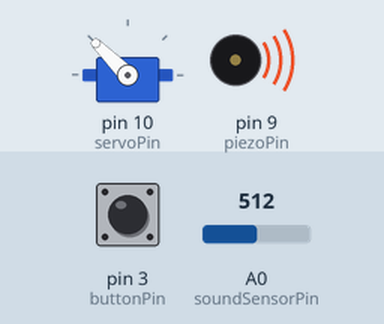
A sketch run on a simulated Arduino Uno, built with avr-gcc and run on an emulated ATmega328P. Shown: servo, buzzer (waves = sounding). The test bench sets the inputs (shaded band); at power-on: pin 3 (buttonPin) HIGH, A0 (soundSensorPin) = 512. What the sketch prints to the serial monitor is not drawn.

Above: at 1.03 s.
1.4 s: pin 3 (buttonPin) pulled LOW for 3.2 s
At 3.2 s:
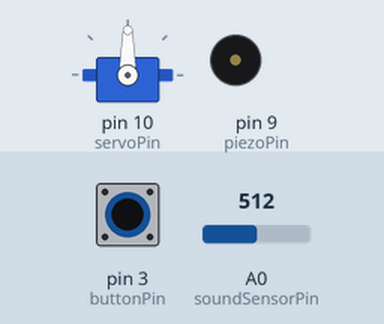
At 11.3 s:
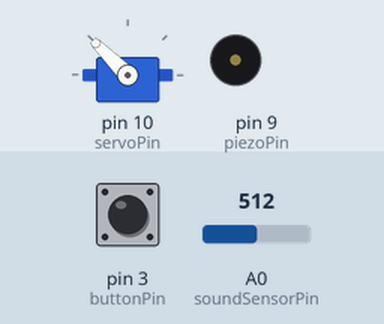
Timing chart, 0 to 12.1 s (numbered marks = the images above; inputs shaded):
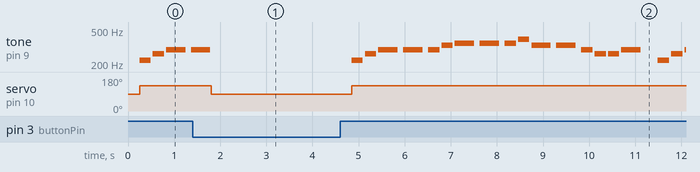

The sketch:

robot-show.ino
```cpp
/*
 * robot-show.ino
 * Sean Cajigal & Sidd Menon 2026
 */

// Pin Assignments
const int buttonPin = 3;
const int piezoPin = 9;
const int soundSensorPin = A0;
const int servoPin = 10;

// For servo control
#include <Servo.h>
Servo myServo;

// Flags
bool waitingForButton = true;
bool waitingForSound = false;
bool isRunning = false;

// Timer variables
unsigned long startTime;
const unsigned long runDuration = 60000; // 2 minutes

void setup() {
  pinMode(buttonPin, INPUT);
  pinMode(piezoPin, OUTPUT);
  pinMode(soundSensorPin, INPUT);

  myServo.attach(servoPin);
  myServo.write(90); // Ensure servo is stopped at start

  // Initialize serial communication for debugging output
  Serial.begin(9600);
  Serial.println("\n--- Arduino Uno Melody Player ---");

  // Set the buzzer pin as an output.
  pinMode(piezoPin, OUTPUT);
}

// check if done, which is one of the following conditions
// (1) boat has run for 2 minutes
// (2) button pressed early
void checkIfDone() {
  if (isRunning) {
    if (millis() - startTime >= runDuration || digitalRead(buttonPin) == LOW) {
      stopRobot();
      waitingForButton = true; // Reset so you can press the button again
    }
  }
}

void loop() {
  // STEP 1: Wait for the physical button press
  if (waitingForButton) {
    if (digitalRead(buttonPin) == HIGH) { // Button pressed pulls pin to GND
      delay(50); // Simple debounce
      playPulse();
      waitingForButton = false;
      waitingForSound = true;
    }
  }

  // STEP 2: Wait for the sound sensor to hear the piezo
  if (waitingForSound) {
    if (analogRead(soundSensorPin) > 400) {
      activateRobot();
      waitingForSound = false;
    }
  }

  // STEP 3: Handle the 2-minute timer
  checkIfDone();
}

// piezo speaker beep sound
void playPulse() {
  digitalWrite(piezoPin, HIGH);
  delay(200);
  digitalWrite(piezoPin, LOW);
}

// records start time in milliseconds, begins motor and melody
void activateRobot() {
  isRunning = true;
  startTime = millis();
  myServo.write(135); // Rotate clockwise
  playMelody();
}

void stopRobot() {
  isRunning = false;
  myServo.write(90); // Stop
}

// The following code was written by Vihanga Nethmaka.
// The melody playing alongside the boat animation would not be possible without him.
// * Some code has been modified to be able to work synchronously with the boat code above.

// Uno_Melody_Player.ino
// ----------------------------------------------------------------------
// Plays the melody data using the standard Arduino tone() function.
// Designed for Arduino Uno R3, which requires careful memory management.
// ----------------------------------------------------------------------

// *** IMPORTANT WARNING FOR ARDUINO UNO R3 ***
// The Uno has limited Flash (32KB) and RAM (2KB). If your MIDI file
// is very long or complex, the generated C array may exceed the Uno's
// storage capacity, resulting in compilation errors or unexpected behavior.
// If this happens, try a shorter MIDI file or switch to an ESP32 or Mega board.
// ***

// Required for the PROGMEM functions (accessing data from Flash memory)
#include <avr/pgmspace.h>

// Includes the generated data files
#include "pitches.h"
#include "melody_data.h"

// --- Melody Play Function ---
void playMelody() {
  // Iterate through the notes in the melody_data array.
  for (int thisNote = 0; thisNote < melody_length; thisNote++) {

    // Read pitch and duration from Flash memory (PROGMEM).
    // This is crucial for the Uno to save valuable RAM.
    int pitch = pgm_read_word_near(melody + thisNote);
    int noteDuration = pgm_read_word_near(durations + thisNote);

    // Check if the pitch is a rest (REST is defined as 0 in pitches.h).
    if (pitch != REST) {
      // Plays a tone at the specified pitch for the noteDuration time.
      tone(piezoPin, pitch, noteDuration);
    } else {
      // Stop the tone for a REST.
      noTone(piezoPin);
    }

    // Pause for the exact duration of the note/rest.
    delay(noteDuration);

    // Stop the tone explicitly to ensure a clean break before the next note/pause.
    noTone(piezoPin);

    // Pause for a small interval before the next note starts.
    // This pause provides a necessary staccato effect.
    #ifdef PAUSE_BETWEEN_NOTES_MS
      delay(PAUSE_BETWEEN_NOTES_MS);
    #else
      delay(20); // Default pause if macro not found (20ms)
    #endif

    // This code below was added in by Sean Cajigal and not part of
    // Vihanga Nethmaka's original code. This code is needed for
    // checking if done (another is needed beyond the one in the
    // loop because playMelody doesn't run asynchronously due to
    // Arduino Uno's being single-cored)
    checkIfDone();
    if (isRunning == false) {
      break;
    }
  }
}
```

melody_data.h
```cpp
/*************************************************
 * GENERATED FROM: pirate.mid
 * DO NOT EDIT THIS FILE MANUALLY
 *
 * This file contains the C-arrays for the melody pitch and duration.
 * It is designed for use with the Arduino tone() function or ESP32 LEDC.
 * The pitches (e.g., NOTE_C4) are defined in 'pitches.h'.
 *************************************************/
#pragma once
#include "pitches.h"

// The notes array (pitch macro names from pitches.h)
// PROGMEM is used to store the data in Flash memory on Uno/Nano.
const int melody[] PROGMEM = {

 NOTE_A3,
 REST,
 NOTE_C4,
 REST,
 NOTE_D4,
 REST,
 NOTE_D4,
 REST,
 NOTE_D4,
 REST,
 NOTE_E4,
 REST,
 NOTE_F4,
 REST,
 NOTE_F4,
 REST,
 NOTE_F4,
 REST,
 NOTE_G4,
 REST,
 NOTE_E4,
 REST,
 NOTE_E4,
 REST,
 NOTE_D4,
 REST,
 NOTE_C4,
 REST,
 NOTE_C4,
 REST,
 NOTE_D4,
 REST,
 NOTE_A3,
 REST,
 NOTE_C4,
 REST,
 NOTE_D4,
 REST,
 NOTE_D4,
 REST,
 NOTE_D4,
 REST,
 NOTE_E4,
 REST,
 NOTE_F4,
 REST,
 NOTE_F4,
 REST,
 NOTE_F4,
 REST,
 NOTE_G4,
 REST,
 NOTE_E4,
 REST,
 NOTE_E4,
 REST,
 NOTE_D4,
 REST,
 NOTE_C4,
 REST,
 NOTE_D4,
 REST,
 NOTE_A3,
 REST,
 NOTE_C4,
 REST,
 NOTE_D4,
 REST,
 NOTE_D4,
 REST,
 NOTE_D4,
 REST,
 NOTE_F4,
 REST,
 NOTE_G4,
 REST,
 NOTE_G4,
 REST,
 NOTE_G4,
 REST,
 NOTE_A4,
 REST,
 NOTE_AS4,
 REST,
 NOTE_AS4,
 REST,
 NOTE_A4,
 REST,
 NOTE_G4,
 REST,
 NOTE_A4,
 REST,
 NOTE_D4,
 REST,
 NOTE_D4,
 REST,
 NOTE_E4,
 REST,
 NOTE_F4,
 REST,
 NOTE_F4,
 REST,
 NOTE_G4,
 REST,
 NOTE_A4,
 REST,
 NOTE_D4,
 REST,
 NOTE_D4,
 REST,
 NOTE_F4,
 REST,
 NOTE_E4,
 REST,
 NOTE_E4,
 REST,
 NOTE_F4,
 REST,
 NOTE_D4,
 REST,
 NOTE_E4,
 REST,
 NOTE_A4,
 REST,
 NOTE_C5,
 REST,
 NOTE_D5,
 REST,
 NOTE_D5,
 REST,
 NOTE_D5,
 REST,
 NOTE_E5,
 REST,
 NOTE_F5,
 REST,
 NOTE_F5,
 REST,
 NOTE_F5,
 REST,
 NOTE_G5,
 REST,
 NOTE_E5,
 REST,
 NOTE_E5,
 REST,
 NOTE_D5,
 REST,
 NOTE_C5,
 REST,
 NOTE_C5,
 REST,
 NOTE_D5,
 REST,
 NOTE_A4,
 REST,
 NOTE_C5,
 REST,
 NOTE_D5,
 REST,
 NOTE_D5,
 REST,
 NOTE_D5,
 REST,
 NOTE_E5,
 REST,
 NOTE_F5,
 REST,
 NOTE_F5,
 REST,
 NOTE_F5,
 REST,
 NOTE_G5,
 REST,
 NOTE_E5,
 REST,
 NOTE_E5,
 REST,
 NOTE_D5,
 REST,
 NOTE_C5,
 REST,
 NOTE_D5,
 REST,
 NOTE_A4,
 REST,
 NOTE_C5,
 REST,
 NOTE_D5,
 REST,
 NOTE_D5,
 REST,
 NOTE_D5,
 REST,
 NOTE_F5,
 REST,
 NOTE_G5,
 REST,
 NOTE_G5,
 REST,
 NOTE_G5,
 REST,
 NOTE_A5,
 REST,
 NOTE_AS5,
 REST,
 NOTE_AS5,
 REST,
 NOTE_A5,
 REST,
 NOTE_G5,
 REST,
 NOTE_A5,
 REST,
 NOTE_D5,
 REST,
 NOTE_D5,
 REST,
 NOTE_E5,
 REST,
 NOTE_F5,
 REST,
 NOTE_F5,
 REST,
 NOTE_G5,
 REST,
 NOTE_A5,
 REST,
 NOTE_D5,
 REST,
 NOTE_D5,
 REST,
 NOTE_F5,
 REST,
 NOTE_E5,
 REST,
 NOTE_E5,
 REST,
 NOTE_D5,
 REST,
 NOTE_CS5,
 REST,
 NOTE_D5,
 REST,
 NOTE_D5,
 REST,
 NOTE_E5,
 REST,
 NOTE_F5,
 REST,
 NOTE_F5,
 REST,
 NOTE_F5,
 REST,
 NOTE_G5,
 REST,
 NOTE_A5,
 REST,
 NOTE_F5,
 REST,
 NOTE_F5,
 REST,
 NOTE_D5,
 REST,
 NOTE_A4,
 REST,
 NOTE_AS5,
 REST,
 NOTE_G5,
 REST,
 NOTE_D5,
 REST,
 NOTE_AS4,
 REST,
 NOTE_E4,
 REST,
 NOTE_E4,
 REST,
 NOTE_D4,
 REST,
 NOTE_F4,
 REST,
 NOTE_F4,
 REST,
 NOTE_G4,
 REST,
 NOTE_A4,
 REST,
 NOTE_A4,
 REST,
 NOTE_A4,
 REST,
 NOTE_AS4,
 REST,
 NOTE_A4,
 REST,
 NOTE_G4,
 REST,
 NOTE_G4,
 REST,
 NOTE_G4,
 REST,
 NOTE_G4,
 REST,
 NOTE_A4,
 REST,
 NOTE_A4,
 REST,
 NOTE_A4,
 REST,
 NOTE_A4,
 REST,
 NOTE_AS4,
 REST,
 NOTE_A4,
 REST,
 NOTE_G4,
 REST,
 NOTE_F4,
 REST,
 NOTE_E4,
 REST,
 NOTE_D4,
 REST,
 NOTE_D4,
 REST,
 NOTE_E4,
 REST,
 NOTE_F4,
 REST,
 NOTE_G4,
 REST,
 NOTE_A4,
 REST,
 NOTE_G4,
 REST,
 NOTE_F4,
 REST,
 NOTE_E4,
 REST,
 NOTE_F4,
 REST,
 NOTE_G4,
 REST,
 NOTE_A4,
 REST,
 NOTE_G4,
 REST,
 NOTE_F4,
 REST,
 NOTE_G4,
 REST,
 NOTE_A4,
 REST,
 NOTE_G4,
 REST,
 NOTE_F4,
 REST,
 NOTE_E4,
 REST,
 NOTE_F4,
 REST,
 NOTE_E4,
 REST,
 NOTE_D4,
 REST,
 NOTE_E4,
 REST,
 NOTE_C4,
 REST,
 NOTE_D4,
 REST,
 NOTE_D5,
 REST,
 NOTE_E5,
 REST,
 NOTE_F5,
 REST,
 NOTE_E5,
 REST,
 NOTE_F5,
 REST,
 NOTE_G5,
 REST,
 NOTE_F5,
 REST,
 NOTE_G5,
 REST,
 NOTE_A5,
 REST,
 NOTE_G5,
 REST,
 NOTE_F5,
 REST,
 NOTE_D5,
 REST,
 NOTE_D5,
 REST,
 NOTE_E5,
 REST,
 NOTE_F5,
 REST,
 NOTE_G5,
 REST,
 NOTE_A5,
 REST,
 NOTE_AS5,
 REST,
 NOTE_D5,
 REST,
 NOTE_G5,
 REST,
 NOTE_F5,
 REST,
 NOTE_G5,
 REST,
 NOTE_E5,
 REST,
 NOTE_D5,
 REST,
 NOTE_E5,
 REST,
 NOTE_CS5,
 REST,
 NOTE_A5,
 REST,
 NOTE_AS5,
 REST,
 NOTE_A5,
 REST,
 NOTE_A5,
 REST,
 NOTE_A5,
 REST,
 NOTE_A5,
 REST,
 NOTE_G5,
 REST,
 NOTE_G5,
 REST,
 NOTE_F5,
 REST,
 NOTE_F5,
 REST,
 NOTE_G5,
 REST,
 NOTE_E5,
 REST,
 NOTE_D5,
 REST,
 NOTE_D5,
 REST,
 NOTE_E5,
 REST,
 NOTE_F5,
 REST,
 NOTE_A5,
 REST,
 NOTE_D5,
 REST,
 NOTE_E5,
 REST,
 NOTE_F5,
 REST,
 NOTE_AS5,
 REST,
 NOTE_D5,
 REST,
 NOTE_E5,
 REST,
 NOTE_F5,
 REST,
 NOTE_A5,
 REST,
 NOTE_A5,
 REST,
 NOTE_C6,
 REST,
 NOTE_A5,
 REST,
 NOTE_G5,
 REST,
 NOTE_G5,
 REST,
 NOTE_F5,
 REST,
 NOTE_F5,
 REST,
 NOTE_G5,
 REST,
 NOTE_E5,
 REST,
 NOTE_D5,
 REST,
 NOTE_D4
};

// The duration array in milliseconds (ms)
const int durations[] PROGMEM = {
 245,
 5,
 245,
 5,
 417,
 83,
 417,
 83,
 245,
 5,
 245,
 5,
 417,
 83,
 417,
 83,
 245,
 5,
 245,
 5,
 417,
 83,
 417,
 83,
 245,
 5,
 245,
 5,
 245,
 5,
 417,
 333,
 245,
 5,
 245,
 5,
 417,
 83,
 417,
 83,
 245,
 5,
 245,
 5,
 417,
 83,
 417,
 83,
 245,
 5,
 245,
 5,
 417,
 83,
 417,
 83,
 245,
 5,
 245,
 5,
 417,
 583,
 245,
 5,
 245,
 5,
 417,
 83,
 417,
 83,
 245,
 5,
 245,
 5,
 417,
 83,
 417,
 83,
 245,
 5,
 245,
 5,
 417,
 83,
 417,
 83,
 245,
 5,
 245,
 5,
 245,
 5,
 417,
 333,
 245,
 5,
 245,
 5,
 417,
 83,
 417,
 83,
 417,
 83,
 245,
 5,
 417,
 333,
 245,
 5,
 245,
 5,
 417,
 83,
 417,
 83,
 245,
 5,
 245,
 5,
 245,
 755,
 245,
 5,
 245,
 5,
 417,
 83,
 417,
 83,
 245,
 5,
 245,
 5,
 417,
 83,
 417,
 83,
 245,
 5,
 245,
 5,
 417,
 83,
 417,
 83,
 245,
 5,
 245,
 5,
 245,
 5,
 417,
 333,
 245,
 5,
 245,
 5,
 417,
 83,
 417,
 83,
 245,
 5,
 245,
 5,
 417,
 83,
 417,
 83,
 245,
 5,
 245,
 5,
 417,
 83,
 417,
 83,
 245,
 5,
 245,
 5,
 417,
 583,
 245,
 5,
 245,
 5,
 417,
 83,
 417,
 83,
 245,
 5,
 245,
 5,
 417,
 83,
 417,
 83,
 245,
 5,
 245,
 5,
 417,
 83,
 417,
 83,
 245,
 5,
 245,
 5,
 245,
 5,
 417,
 333,
 245,
 5,
 245,
 5,
 417,
 83,
 417,
 83,
 417,
 83,
 245,
 5,
 417,
 333,
 245,
 5,
 245,
 5,
 417,
 83,
 417,
 83,
 245,
 5,
 245,
 5,
 417,
 83,
 417,
 83,
 417,
 83,
 417,
 83,
 245,
 5,
 245,
 5,
 417,
 83,
 245,
 5,
 245,
 505,
 245,
 5,
 245,
 5,
 245,
 1255,
 245,
 755,
 245,
 5,
 245,
 5,
 245,
 1255,
 245,
 5,
 417,
 83,
 667,
 83,
 667,
 333,
 245,
 5,
 245,
 5,
 417,
 83,
 417,
 83,
 417,
 83,
 245,
 5,
 245,
 1005,
 417,
 83,
 417,
 83,
 417,
 83,
 245,
 5,
 245,
 1005,
 417,
 83,
 417,
 83,
 417,
 83,
 245,
 5,
 245,
 1005,
 417,
 83,
 417,
 83,
 417,
 83,
 417,
 583,
 245,
 5,
 245,
 5,
 875,
 125,
 245,
 5,
 245,
 5,
 417,
 83,
 417,
 83,
 417,
 83,
 417,
 83,
 417,
 83,
 417,
 83,
 417,
 583,
 245,
 5,
 245,
 5,
 417,
 583,
 245,
 5,
 245,
 5,
 417,
 83,
 417,
 83,
 417,
 83,
 417,
 583,
 245,
 5,
 245,
 5,
 245,
 755,
 245,
 5,
 245,
 5,
 417,
 583,
 245,
 5,
 245,
 5,
 417,
 83,
 417,
 83,
 417,
 83,
 417,
 83,
 417,
 83,
 417,
 83,
 417,
 583,
 245,
 5,
 245,
 5,
 417,
 83,
 417,
 83,
 417,
 83,
 417,
 83,
 417,
 83,
 417,
 83,
 417,
 583,
 245,
 5,
 245,
 5,
 417,
 583,
 245,
 5,
 245,
 5,
 417,
 1083,
 417,
 1083,
 417,
 83,
 417,
 83,
 417,
 83,
 245,
 5,
 245,
 1005,
 417,
 1083,
 417,
 1083,
 417,
 83,
 417,
 83,
 417,
 83,
 667,
 83,
 245,
 5,
 245,
 5,
 245,
 5,
 667,
 83,
 245,
 5,
 245,
 5,
 245,
 5,
 667,
 83,
 245,
 5,
 245,
 5,
 245,
 5,
 417,
 83,
 417,
 83,
 417,
 83,
 245,
 5,
 245,
 1005,
 417,
 1083,
 417,
 1083,
 417,
 83,
 417,
 83,
 417,
 83,
 667,
 833,
 1875
};

// The total number of notes in the melody (must match the lengths of both arrays)
const int melody_length = sizeof(melody) / sizeof(melody[0]);
```

pitches.h
```cpp
#define REST 0
#define NOTE_B0  31
#define NOTE_C1  33
#define NOTE_CS1 35
#define NOTE_D1  37
#define NOTE_DS1 39
#define NOTE_E1  41
#define NOTE_F1  44
#define NOTE_FS1 46
#define NOTE_G1  49
#define NOTE_GS1 52
#define NOTE_A1  55
#define NOTE_AS1 58
#define NOTE_B1  62
#define NOTE_C2  65
#define NOTE_CS2 69
#define NOTE_D2  73
#define NOTE_DS2 78
#define NOTE_E2  82
#define NOTE_F2  87
#define NOTE_FS2 93
#define NOTE_G2  98
#define NOTE_GS2 104
#define NOTE_A2  110
#define NOTE_AS2 117
#define NOTE_B2  123
#define NOTE_C3  131
#define NOTE_CS3 139
#define NOTE_D3  147
#define NOTE_DS3 156
#define NOTE_E3  165
#define NOTE_F3  175
#define NOTE_FS3 185
#define NOTE_G3  196
#define NOTE_GS3 208
#define NOTE_A3  220
#define NOTE_AS3 233
#define NOTE_B3  247
#define NOTE_C4  262
#define NOTE_CS4 277
#define NOTE_D4  294
#define NOTE_DS4 311
#define NOTE_E4  330
#define NOTE_F4  349
#define NOTE_FS4 370
#define NOTE_G4  392
#define NOTE_GS4 415
#define NOTE_A4  440
#define NOTE_AS4 466
#define NOTE_B4  494
#define NOTE_C5  523
#define NOTE_CS5 554
#define NOTE_D5  587
#define NOTE_DS5 622
#define NOTE_E5  659
#define NOTE_F5  698
#define NOTE_FS5 740
#define NOTE_G5  784
#define NOTE_GS5 831
#define NOTE_A5  880
#define NOTE_AS5 932
#define NOTE_B5  988
#define NOTE_C6  1047
#define NOTE_CS6 1109
#define NOTE_D6  1175
#define NOTE_DS6 1245
#define NOTE_E6  1319
#define NOTE_F6  1397
#define NOTE_FS6 1480
#define NOTE_G6  1568
#define NOTE_GS6 1661
#define NOTE_A6  1760
#define NOTE_AS6 1865
#define NOTE_B6  1976
#define NOTE_C7  2093
#define NOTE_CS7 2217
#define NOTE_D7  2349
#define NOTE_DS7 2489
#define NOTE_E7  2637
#define NOTE_F7  2794
#define NOTE_FS7 2960
#define NOTE_G7  3136
#define NOTE_GS7 3322
#define NOTE_A7  3520
#define NOTE_AS7 3729
#define NOTE_B7  3951
#define NOTE_C8  4186
#define NOTE_CS8 4435
#define NOTE_D8  4699
#define NOTE_DS8 4978
```

Measured:
- after the input at 1.4 s, servo on pin 10 (servoPin): 135° → 90° after 0.41 s, → 135° 3.0 s later
- by itself, tone on pin 9 (piezoPin): plays 220 Hz for 0.25 s, 262 Hz for 0.25 s, 294 Hz for 0.42 s, 294 Hz for 0.42 s, 294 Hz for 0.25 s, 330 Hz for 0.25 s … (19 notes in this stretch)
